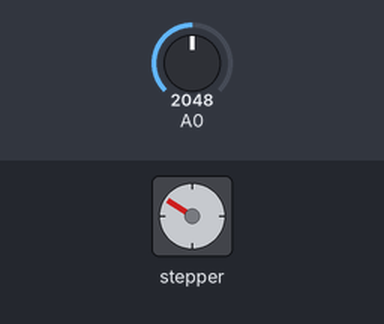
The sketch below on a simulated Particle Photon. Parts: stepper motor. The inputs (shaded band) are chosen by the test bench; at power-on: A0 = 2048. Stepper angles assume 200 steps per turn.

Above: at 1.25 s.
1.3 s: A0 set to 0
2.8 s: A0 set to 9
4.3 s: A0 set to 12
At 4.45 s:
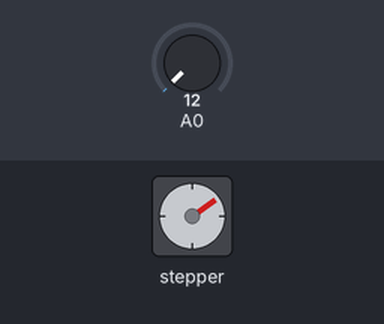
At 6.55 s:
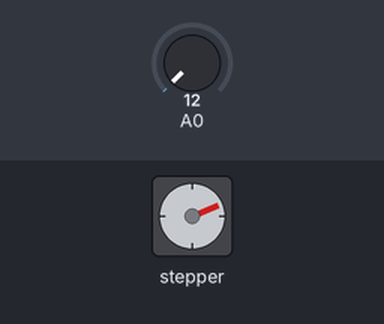
7.3 s: A0 set to 491
At 7.76 s:
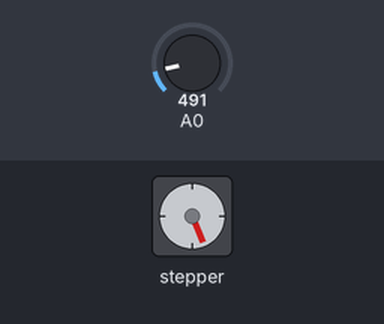
10.3 s: A0 set to 1228
Timing chart, 0 to 20.3 s (numbered marks = the images above; inputs shaded):
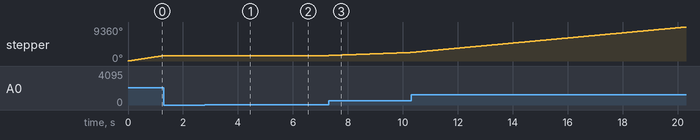

The sketch:

Stepper_motor_control.ino
```cpp
/*
 Stepper Motor Control - speed control


 The motor is attached to digital pins 8, 9, 10, 11 of the Arduino.
 A potentiometer is connected to analog 0.

 The higher the potentiometer value, the faster the motor speed.

 * by medAzizLHB
 * SkorpTech

 */

#include <Stepper.h>

const int stepsPerRevolution = 200;


Stepper myStepper(stepsPerRevolution, 8, 9, 10, 11);

int stepCount = 0;

void setup() {
}

void loop() {

  int sensorReading = analogRead(A0);
  int motorSpeed = map(sensorReading, 0, 1023, 0, 100);
  if (motorSpeed > 0) {
    myStepper.setSpeed(motorSpeed);
    myStepper.step(stepsPerRevolution / 100);
  }
}
```

Measured:
- after the input at 1.3 s, stepper: stops changing and stays 1494°
- after the input at 2.8 s, every drawn part: stays the same
- after the input at 4.3 s, stepper: keeps turning clockwise at about 7°/s, starting at once
- by itself, stepper: keeps turning clockwise at about 1152°/s
